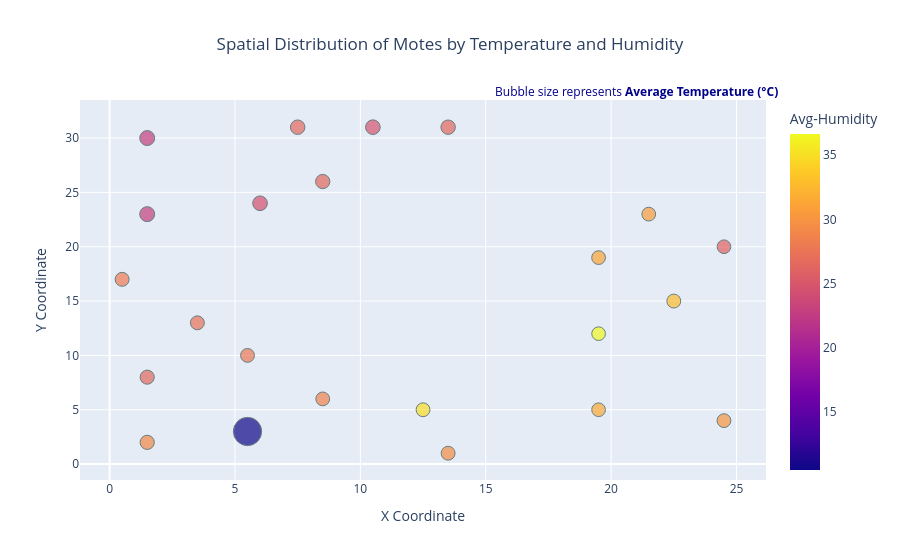

Write notebook code for a chart like this one.
### Code cell
fig = px.scatter(
    merged_df,
    x="x_location",
    y="y_location",
    size="Avg-Temperature",       # Bubble size = temperature
    color="Avg-Humidity",         # Color = humidity
    hover_name="moteid",
    hover_data={"Avg-Temperature": True, "Avg-Humidity": True, "x_location": False, "y_location": False},
    title="Spatial Distribution of Motes by Temperature and Humidity",
    labels={"x_location": "X Coordinate", "y_location": "Y Coordinate", "Avg_Temperature": "Avg Temp (°C)", "Avg_Humidity": "Avg Humidity (%)"}
)

# Add visual polish
fig.update_traces(marker=dict(line=dict(width=1, color='DarkSlateGrey')))

# Add an annotation explaining the bubble size
fig.add_annotation(
    text="Bubble size represents <b>Average Temperature (°C)</b>",
    xref="paper", yref="paper",
    x=1.02, y=1.05,
    showarrow=False,
    font=dict(size=12, color="darkblue")
)

# Center the title
fig.update_layout(
    title_x=0.5,
    legend_title_text="Average Humidity (%)"
)

fig.show()

### Figure 1 — Plotly figure (JSON) as saved in the notebook; plotly's stock layout.template omitted (floating-point values rounded to 4 significant figures)
{"data": [{"customdata": [[25.57, 30.58], [25.17, 25.93], [25.43, 31.2], [25.95, 32.66], [25.07, 36.66], [25.67, 30.08], [25.19, 31.42], [25.93, 29.34], [25.77, 34.92], [25.58, 28.66], [107.4, 10.47], [27.13, 29.05], [26.79, 26.44], [25.82, 27.8], [26.08, 27.26], [26.31, 28.08], [30.02, 22.99], [28.9, 24.53], [30.01, 22.74], [28.23, 26.52], [27.4, 26.43], [28.84, 24.72], [27.94, 26.47]], "hovertemplate": "<b>%{hovertext}</b><br><br>Avg-Temperature=%{customdata[0]}<br>Avg-Humidity=%{marker.color}<extra></extra>", "hovertext": [1, 2, 3, 4, 6, 8, 10, 12, 13, 14, 15, 16, 17, 18, 19, 20, 22, 23, 24, 26, 27, 28, 30], "legendgroup": "", "marker": {"color": [30.58, 25.93, 31.2, 32.66, 36.66, 30.08, 31.42, 29.34, 34.92, 28.66, 10.47, 29.05, 26.44, 27.8, 27.26, 28.08, 22.99, 24.53, 22.74, 26.52, 26.43, 24.72, 26.47], "coloraxis": "coloraxis", "line": {"color": "DarkSlateGrey", "width": 1}, "size": [25.57, 25.17, 25.43, 25.95, 25.07, 25.67, 25.19, 25.93, 25.77, 25.58, 107.4, 27.13, 26.79, 25.82, 26.08, 26.31, 30.02, 28.9, 30.01, 28.23, 27.4, 28.84, 27.94], "sizemode": "area", "sizeref": 0.2685, "symbol": "circle"}, "mode": "markers", "name": "", "orientation": "v", "showlegend": false, "type": "scatter", "x": [21.5, 24.5, 19.5, 22.5, 19.5, 24.5, 19.5, 13.5, 12.5, 8.5, 5.5, 1.5, 1.5, 5.5, 3.5, 0.5, 1.5, 6, 1.5, 7.5, 8.5, 10.5, 13.5], "xaxis": "x", "y": [23, 20, 19, 15, 12, 4, 5, 1, 5, 6, 3, 2, 8, 10, 13, 17, 23, 24, 30, 31, 26, 31, 31], "yaxis": "y"}], "layout": {"annotations": [{"font": {"color": "darkblue", "size": 12}, "showarrow": false, "text": "Bubble size represents <b>Average Temperature (°C)</b>", "x": 1.02, "xref": "paper", "y": 1.05, "yref": "paper"}], "autosize": true, "coloraxis": {"colorbar": {"title": {"text": "Avg-Humidity"}}, "colorscale": [[0, "#0d0887"], [0.1111, "#46039f"], [0.2222, "#7201a8"], [0.3333, "#9c179e"], [0.4444, "#bd3786"], [0.5556, "#d8576b"], [0.6667, "#ed7953"], [0.7778, "#fb9f3a"], [0.8889, "#fdca26"], [1, "#f0f921"]]}, "legend": {"itemsizing": "constant", "title": {"text": "Average Humidity (%)"}, "tracegroupgap": 0}, "title": {"text": "Spatial Distribution of Motes by Temperature and Humidity", "x": 0.5}, "xaxis": {"anchor": "y", "autorange": true, "domain": [0, 1], "range": [-1.102, 26.1], "title": {"text": "X Coordinate"}, "type": "linear"}, "yaxis": {"anchor": "x", "autorange": true, "domain": [0, 1], "range": [-2.445, 34.53], "title": {"text": "Y Coordinate"}, "type": "linear"}}}
